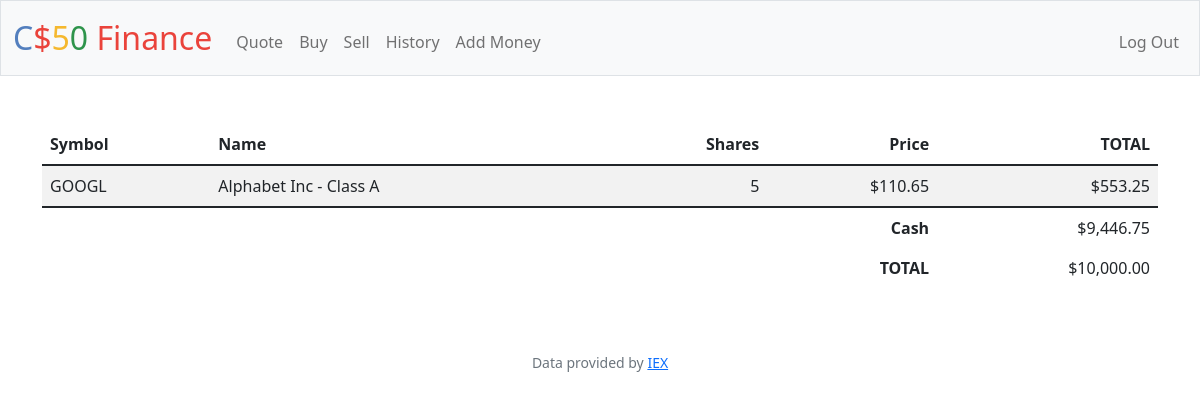
/ (signed in), run on the app's committed database.
### tables this page shows
CREATE TABLE shares (user_id INTEGER, price INTEGER NOT NULL, date TIMESTAMP NOT NULL DEFAULT CURRENT_TIMESTAMP, share INTEGER NOT NULL, symbol NOT NULL, name TEXT, total INTEGER, total_money INTEGER, FOREIGN KEY (user_id) REFERENCES users(id));

### app.py (the view)
@app.route("/")
@login_required
def index():
    stocks = db.execute(
        "SELECT * FROM shares WHERE user_id = ? AND share > 0", session["user_id"]
    )
    cash = db.execute("SELECT cash FROM users WHERE id = ?", session["user_id"])[0][
        "cash"
    ]
    money = 0
    for stock in stocks:
        total = unusd(stock["price"]) * stock["share"]
        money += total
    total = cash + money
    return render_template(
        "index.html", stocks=stocks, cash=usd(cash), total=usd(total)
    )

### app.py (called while the page is built)
@app.after_request
def after_request(response):
    response.headers["Cache-Control"] = "no-cache, no-store, must-revalidate"
    response.headers["Expires"] = 0
    response.headers["Pragma"] = "no-cache"
    return response

### helpers.py (called while the page is built)
def login_required(f):
    @wraps(f)
    def decorated_function(*args, **kwargs):
        if session.get("user_id") is None:
            return redirect("/login")
        return f(*args, **kwargs)
    return decorated_function

def usd(value):
    return f"${value:,.2f}"

def unusd(value):
    return float(value[1:])

### templates/index.html
{% extends "layout.html" %} {% block title %} Portfolio {% endblock %} {% block
main %}
<table class="table table-striped">
	<thead>
		<tr>
			<th class="text-start">Symbol</th>
			<th class="text-start">Name</th>
			<th class="text-end">Shares</th>
			<th class="text-end">Price</th>
			<th class="text-end">TOTAL</th>
		</tr>
	</thead>
	<tbody>
		{% for stock in stocks %}
		<tr>
			<td class="text-start">{{ stock["symbol"] }}</td>
			<td class="text-start">{{ stock["name"] or "" }}</td>
			<td class="text-end">{{ stock["share"] }}</td>
			<td class="text-end">{{ stock["price"] }}</td>
			<td class="text-end">{{ stock["total"] }}</td>
		</tr>
		{% endfor %}
	</tbody>
	<tfoot>
		<tr>
			<td class="border-0 fw-bold text-end" colspan="4">Cash</td>
			<td class="border-0 text-end">{{ cash }}</td>
		</tr>
		<tr>
			<td class="border-0 fw-bold text-end" colspan="4">TOTAL</td>
			<td class="border-0 w-bold text-end">{{ total }}</td>
		</tr>
	</tfoot>
</table>
{% endblock %}

### data on the page
shares: symbol "GOOGL", name "Alphabet Inc - Class A", share "5", price "$110.65", total "$553.25"

### other printed values
{{ cash }} "$9,446.75"
{{ total }} "$10,000.00"
